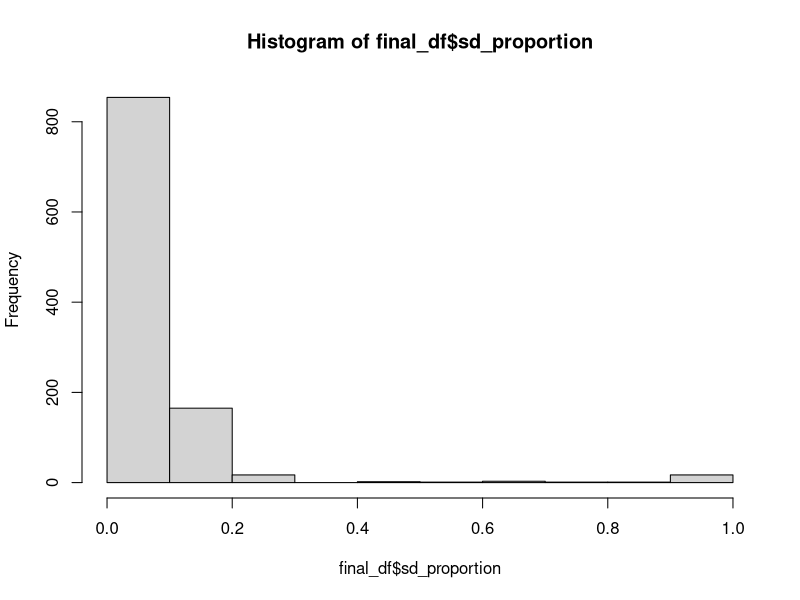
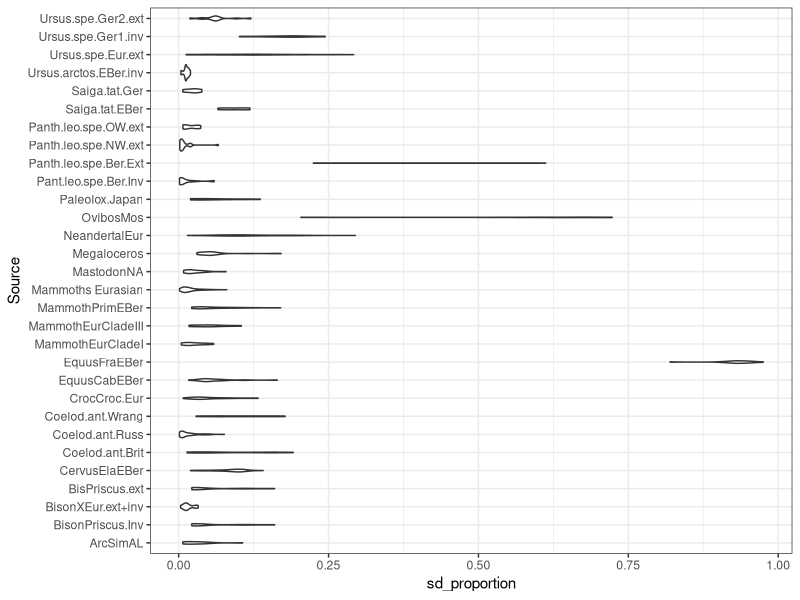
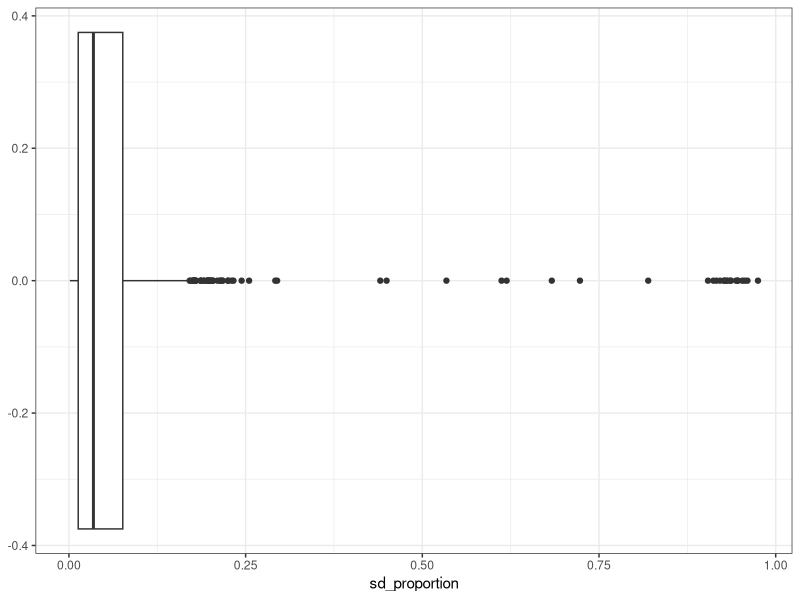
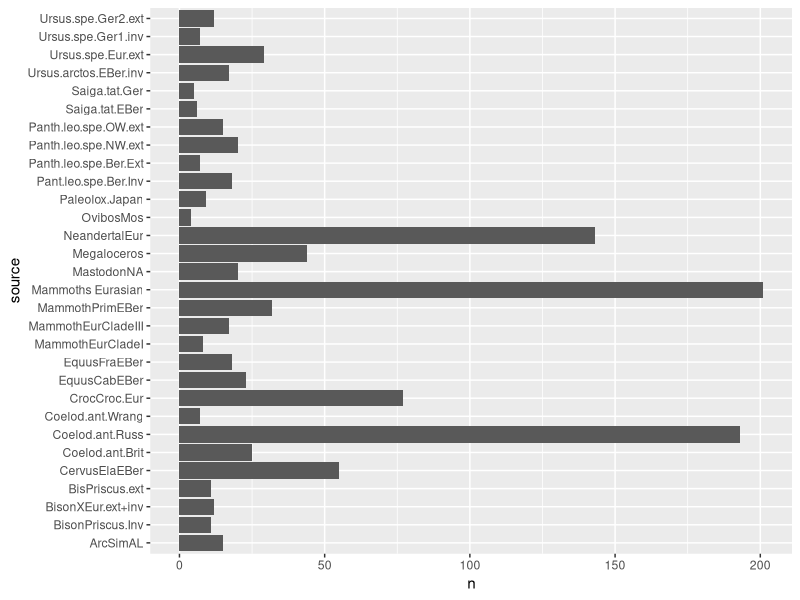
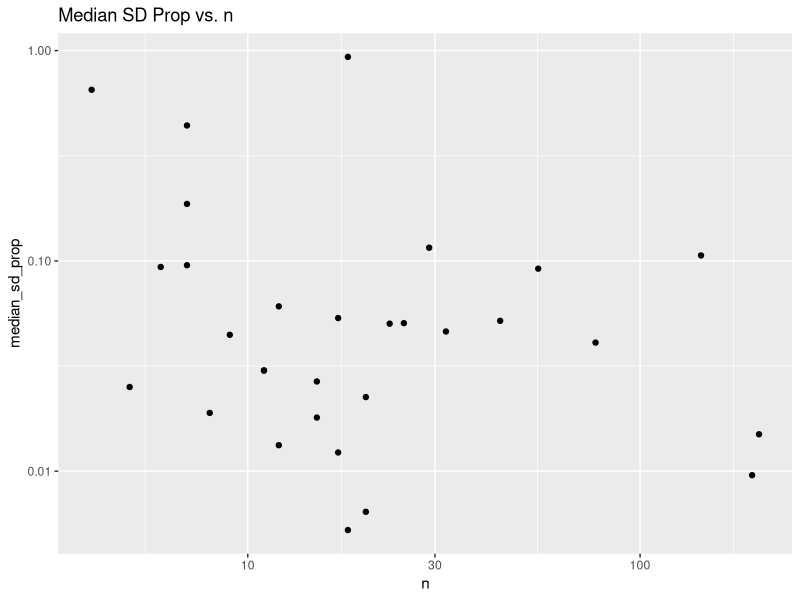

Source code (R) for these figures, in order:
## ---- chunk 1
knitr::opts_chunk$set(echo = TRUE)

## ---- chunk 2
library(readxl)
library(tidyverse)

# Define a list of named vectors where each vector contains the sheet name and cell range
sheet_data <- list(
  "ArcSimAL" = "M4:N18",
  "BisPriscus.ext" = "M4:N14",
  "CervusElaEBer" = "M4:N58",
  "Coelod.ant.Brit" = "M4:N28",
  "Coelod.ant.Russ" = "M4:N196",
  "Coelod.ant.Wrang" = "M4:N10",
  "CrocCroc.Eur" = "M4:N80",
  "MammothEurCladeI" = "M4:N11",
  "MammothEurCladeIII" = "M4:N20",
  "MammothPrimEBer" = "M4:N35",
  # Mammoths NA Fig 2 # This is to do with a figure.
  "Mammoths Eurasian" = "M4:N204",
  "MastodonNA" = "K4:L23",
  "Megaloceros" = "M4:N47",
  "NeandertalEur" = "M4:N146",
  "OvibosMos" = "M4:N7",
  "EquusCabEBer" = "M4:N26", # TODO There is one more row (Row 27) that is highlighted in yellow and not included here.
  "EquusFraEBer" = "M5:N22", # TODO There is one more row (Row 4) that is highlighted in yellow and not included here.
  "Panth.leo.spe.Ber.Ext" = "M5:N11", # TODO There is one more row (Row 4) that is highlighted in yellow and not included here.
  "Panth.leo.spe.NW.ext" = "M4:N23", # TODO There is one more row (Row 24) that is highlighted in yellow and not included here.
  "Saiga.tat.EBer" = "M4:N9", # TODO There is one more row (Row 10) that is highlighted in yellow.
  "Saiga.tat.Ger" = "M4:N8", # TODO There is one more row (Row 10) that is highlighted in yellow.
  "Paleolox.Japan" = "M4:N12",
  "Panth.leo.spe.OW.ext" = "M4:N18",
  "Ursus.spe.Eur.ext" = "M4:N32",
  "Ursus.arctos.EBer.inv" = "M4:N20",
  "Ursus.spe.Ger2.ext" = "M5:N16", # TODO There is one more row (Row 4) that is highlighted in yellow and not included here.
  "Ursus.spe.Ger1.inv" = "M4:N10", # TODO Double check if this should be included (i believe this is invasion not extinction)
  "BisonPriscus.Inv" = "M4:N14", # TODO Double check if this should be included (i believe this is invasion not extinction)
  "BisonXEur.ext+inv" = "M12:N23", # TODO Double check if this should be included (i believe this is invasion not extinction)
  "Pant.leo.spe.Ber.Inv" = "M4:N21" # TODO Double check if this should be included (i believe this is invasion not extinction)
)

# Initialize an empty list to store dataframes
dfs <- list()

# Loop through each sheet and read data into dataframes
for (sheet_name in names(sheet_data)) {
  range <- sheet_data[[sheet_name]]
  
  df <- read_excel(path='fossildata.xlsx', sheet = sheet_name, range = range, col_names = c('age', 'sd'))
  df$source <- sheet_name
  
  # Calculate the number of records and store it as a column
  df$n <- nrow(df)
  
  # Calculate the age range (max age - min age) for each dataframe
  df$age_range <- max(df$age) - min(df$age)
  
  # Add a new column for sd as a proportion of the age range
  df$sd_proportion <- df$sd / df$age_range
  
  # Store the dataframe in the list
  dfs[[sheet_name]] <- df
}

# Combine all dataframes into one
final_df <- bind_rows(dfs)

# Reset row names
rownames(final_df) <- NULL

# View the final dataframe
print(final_df)
## ---- chunk 3
summary(final_df)
## ---- chunk 4
final_df %>%
  group_by(source) %>%
  summarise(
    AverageMsmtErrorSD = mean(sd),
    AverageMsmtErrorSDProp = mean(sd_proportion),
    IntervalLength = max(age) - min(age),
    SampleSize = n()
  )
## ---- chunk 5
hist(final_df$sd_proportion)
## ---- chunk 6
final_df %>%
  ggplot(aes(x = source, y = sd_proportion)) +
  geom_violin() +
  labs(x = "Source", y = "sd_proportion") +
  theme_bw() +
  coord_flip()
## ---- chunk 7
final_df %>%
  ggplot(aes(y = sd_proportion)) +
  geom_boxplot() +
  theme_bw() +
  coord_flip()
## ---- chunk 8
final_df %>%
  group_by(source) %>%
  summarise(n = max(n)) %>%
  ggplot(aes(x=n, y=source)) +
  geom_col()
## ---- chunk 9
final_df %>%
  group_by(source) %>%
  summarise(n = max(n), median_sd_prop = median(sd_proportion)) %>%
  ggplot(aes(x=n, y=median_sd_prop)) +
  geom_point() +
  scale_y_log10() +
  scale_x_log10() +
  ggtitle("Median SD Prop vs. n")
